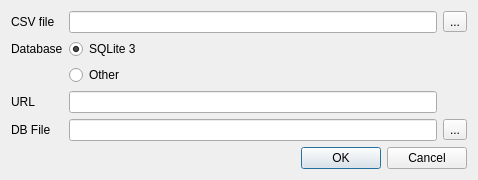
<?xml version="1.0" encoding="UTF-8"?>
<ui version="4.0">
 <class>Dialog</class>
 <widget class="QDialog" name="Dialog">
  <property name="geometry">
   <rect>
    <x>0</x>
    <y>0</y>
    <width>478</width>
    <height>175</height>
   </rect>
  </property>
  <property name="windowTitle">
   <string>Dialog</string>
  </property>
  <layout class="QVBoxLayout" name="verticalLayout">
   <item>
    <layout class="QGridLayout" name="gridLayout" columnstretch="0,0,0" columnminimumwidth="0,0,0">
     <item row="0" column="0">
      <widget class="QLabel" name="label">
       <property name="text">
        <string>CSV file</string>
       </property>
      </widget>
     </item>
     <item row="1" column="0">
      <widget class="QLabel" name="label_2">
       <property name="text">
        <string>Database</string>
       </property>
      </widget>
     </item>
     <item row="3" column="0">
      <widget class="QLabel" name="lblDb">
       <property name="enabled">
        <bool>true</bool>
       </property>
       <property name="text">
        <string>URL</string>
       </property>
      </widget>
     </item>
     <item row="4" column="0">
      <widget class="QLabel" name="lblDbFile">
       <property name="text">
        <string>DB File</string>
       </property>
      </widget>
     </item>
     <item row="1" column="1">
      <widget class="QRadioButton" name="rbtnSqlite">
       <property name="text">
        <string>SQLite 3</string>
       </property>
       <property name="checked">
        <bool>true</bool>
       </property>
      </widget>
     </item>
     <item row="2" column="1">
      <widget class="QRadioButton" name="radioButton_2">
       <property name="text">
        <string>Other</string>
       </property>
      </widget>
     </item>
     <item row="0" column="1">
      <widget class="QLineEdit" name="edtCsvFile"/>
     </item>
     <item row="3" column="1">
      <widget class="QLineEdit" name="edtDb"/>
     </item>
     <item row="4" column="1">
      <widget class="QLineEdit" name="edtDbFile"/>
     </item>
     <item row="0" column="2">
      <widget class="QToolButton" name="btnCsvFile">
       <property name="text">
        <string>...</string>
       </property>
      </widget>
     </item>
     <item row="4" column="2">
      <widget class="QToolButton" name="btnDbFile">
       <property name="text">
        <string>...</string>
       </property>
      </widget>
     </item>
    </layout>
   </item>
   <item>
    <widget class="QDialogButtonBox" name="buttonBox">
     <property name="orientation">
      <enum>Qt::Horizontal</enum>
     </property>
     <property name="standardButtons">
      <set>QDialogButtonBox::Cancel|QDialogButtonBox::Ok</set>
     </property>
    </widget>
   </item>
  </layout>
 </widget>
 <resources/>
 <connections>
  <connection>
   <sender>buttonBox</sender>
   <signal>accepted()</signal>
   <receiver>Dialog</receiver>
   <slot>accept()</slot>
   <hints>
    <hint type="sourcelabel">
     <x>222</x>
     <y>159</y>
    </hint>
    <hint type="destinationlabel">
     <x>157</x>
     <y>174</y>
    </hint>
   </hints>
  </connection>
  <connection>
   <sender>buttonBox</sender>
   <signal>rejected()</signal>
   <receiver>Dialog</receiver>
   <slot>reject()</slot>
   <hints>
    <hint type="sourcelabel">
     <x>290</x>
     <y>165</y>
    </hint>
    <hint type="destinationlabel">
     <x>286</x>
     <y>174</y>
    </hint>
   </hints>
  </connection>
  <connection>
   <sender>rbtnSqlite</sender>
   <signal>clicked()</signal>
   <receiver>lblDbFile</receiver>
   <slot>show()</slot>
   <hints>
    <hint type="sourcelabel">
     <x>121</x>
     <y>45</y>
    </hint>
    <hint type="destinationlabel">
     <x>41</x>
     <y>124</y>
    </hint>
   </hints>
  </connection>
  <connection>
   <sender>rbtnSqlite</sender>
   <signal>clicked()</signal>
   <receiver>edtDbFile</receiver>
   <slot>show()</slot>
   <hints>
    <hint type="sourcelabel">
     <x>168</x>
     <y>44</y>
    </hint>
    <hint type="destinationlabel">
     <x>179</x>
     <y>118</y>
    </hint>
   </hints>
  </connection>
  <connection>
   <sender>rbtnSqlite</sender>
   <signal>clicked()</signal>
   <receiver>btnDbFile</receiver>
   <slot>show()</slot>
   <hints>
    <hint type="sourcelabel">
     <x>274</x>
     <y>44</y>
    </hint>
    <hint type="destinationlabel">
     <x>455</x>
     <y>125</y>
    </hint>
   </hints>
  </connection>
  <connection>
   <sender>rbtnSqlite</sender>
   <signal>clicked()</signal>
   <receiver>lblDb</receiver>
   <slot>hide()</slot>
   <hints>
    <hint type="sourcelabel">
     <x>318</x>
     <y>42</y>
    </hint>
    <hint type="destinationlabel">
     <x>19</x>
     <y>99</y>
    </hint>
   </hints>
  </connection>
  <connection>
   <sender>rbtnSqlite</sender>
   <signal>clicked()</signal>
   <receiver>edtDb</receiver>
   <slot>hide()</slot>
   <hints>
    <hint type="sourcelabel">
     <x>347</x>
     <y>43</y>
    </hint>
    <hint type="destinationlabel">
     <x>336</x>
     <y>102</y>
    </hint>
   </hints>
  </connection>
  <connection>
   <sender>radioButton_2</sender>
   <signal>clicked()</signal>
   <receiver>lblDb</receiver>
   <slot>show()</slot>
   <hints>
    <hint type="sourcelabel">
     <x>127</x>
     <y>70</y>
    </hint>
    <hint type="destinationlabel">
     <x>32</x>
     <y>93</y>
    </hint>
   </hints>
  </connection>
  <connection>
   <sender>radioButton_2</sender>
   <signal>clicked()</signal>
   <receiver>edtDb</receiver>
   <slot>show()</slot>
   <hints>
    <hint type="sourcelabel">
     <x>236</x>
     <y>69</y>
    </hint>
    <hint type="destinationlabel">
     <x>250</x>
     <y>98</y>
    </hint>
   </hints>
  </connection>
  <connection>
   <sender>radioButton_2</sender>
   <signal>clicked()</signal>
   <receiver>lblDbFile</receiver>
   <slot>hide()</slot>
   <hints>
    <hint type="sourcelabel">
     <x>157</x>
     <y>68</y>
    </hint>
    <hint type="destinationlabel">
     <x>57</x>
     <y>126</y>
    </hint>
   </hints>
  </connection>
  <connection>
   <sender>radioButton_2</sender>
   <signal>clicked()</signal>
   <receiver>edtDbFile</receiver>
   <slot>hide()</slot>
   <hints>
    <hint type="sourcelabel">
     <x>417</x>
     <y>72</y>
    </hint>
    <hint type="destinationlabel">
     <x>371</x>
     <y>127</y>
    </hint>
   </hints>
  </connection>
  <connection>
   <sender>radioButton_2</sender>
   <signal>clicked()</signal>
   <receiver>btnDbFile</receiver>
   <slot>hide()</slot>
   <hints>
    <hint type="sourcelabel">
     <x>407</x>
     <y>69</y>
    </hint>
    <hint type="destinationlabel">
     <x>462</x>
     <y>121</y>
    </hint>
   </hints>
  </connection>
 </connections>
</ui>
